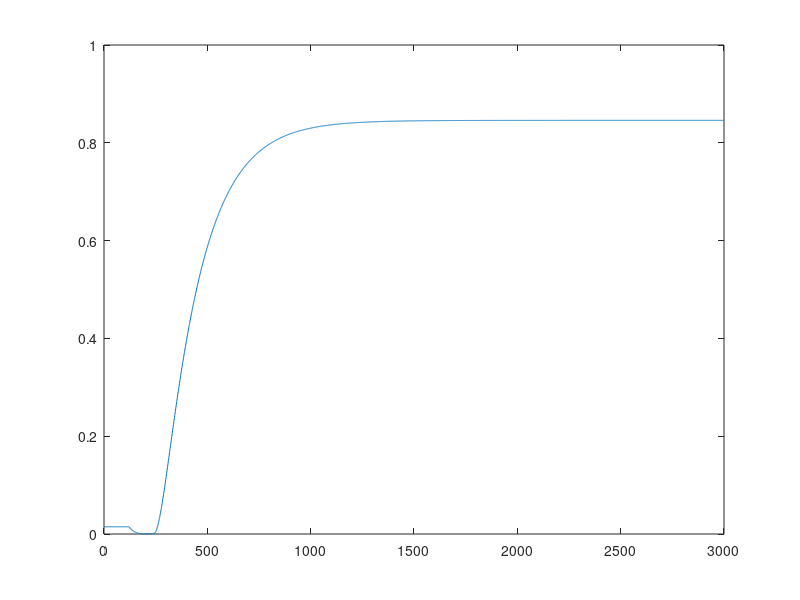

MATLAB code for this plot: (Note: this script raises an error after producing the figure.)
clear; clc;

%Parametry regulatora
Nu = 450;
N = 600;
D = N;
lamb = 100;

%skok wartosci F1
dF1 = 1;

%Parametry obiektu
A1 = 505;
C2 = 0.65;
ap1 = 23; %alfa_1
ap2 = 15; %alfa_2

%Punkt pracy obiektu
tau = 120;
h2_0 = 38.44;
h1_0 = 16.34;
F1 = 78;
FD = 15;

%Objetośc punktu pracy
v2_0 = h2_0^2 * C2;
v1_0 = h1_0 * A1;

t_sym = 3000; %czas symulacji
T = 1; %krok

%warunki_początkowe
kp = 120/T + 2;
ks = max(19,D+7); %chwila skoku wartosci zadania
kk = t_sym/T;
v1(1:kp) = v1_0;
v2(1:kp) = v2_0;
F1in(1:T:t_sym/T) = F1;
FD(1:T:t_sym/T) = FD;


%Wartosc zadana
yzad(1:ks)=78; yzad(ks:kk)=80;


%Symulacja obiektu
for k = kp:t_sym/T
    F1in(k) = F1+dF1;
    v1(k) = v1(k-1) + T*(F1in(k-1-(tau/T)) + FD(k-1) - ap1*sqrt(v1(k-1)/A1));
    v2(k) = v2(k-1) + T*(ap1*sqrt(v1(k-1)/A1) - ap2*(nthroot(v2(k-1)/C2,4)));  
end
%Obliczanie Wysokości na podstawie objętości
h2(:,1) = sqrt(v2 /C2);

%Skok jednostkowy
Yj = h2 - min(h2);
Yj = Yj/dF1;
s = Yj(1:D,:);
plot(Yj)

%Macierz MP
MP=zeros(N,D-1);
for i=1:N
   for j=1:D-1
      if i+j<=D
         MP(i,j)=s(i+j)-s(j);
      else
         MP(i,j)=s(D)-s(j);
      end      
   end
end

%Wyznaczanie macierzy M
M=zeros(N,Nu);
for i=1:N
   for j=1:Nu
      if (i>=j)
         M(i,j)=s(i-j+1);
      end
   end
end

K = ((M'*M + lamb * eye(Nu))^(-1))* M';
DUp = zeros(D-1, 1);
Y = zeros(N,1);

%warunki_początkowe
kp = 300/T + 2;
ks = max(19,D+7); %chwila skoku wartosci zadania
kk = t_sym/T;
v1(1:kp) = v1_0;
v2(1:kp) = v2_0;
F1in(1:1000/T) = F1;
F1in(1000/T:kk) = F1+2;
FD(1:T:t_sym/T) = FD;


%główne wykonanie programu
for k=kp:kk
    for n=1:N
    %yzad dla horyzontu predykcji
        Y_zad(n,1) = yzad(k);
    end
    %symulacja obiektu
    v1(k) = v1(k-1) + T*(F1in(k-1-(tau/T)) + FD(k-1) - ap1*sqrt(v1(k-1)/A1));
    v2(k) = v2(k-1) + T*(ap1*sqrt(v1(k-1)/A1) - ap2*(sqrt(sqrt(v2(k-1)/C2)))); 
    h2(k) = sqrt(v2(k)/C2);
    %stała trajektoria referencyjna
    for n=1:N
        Y(n) = h2(k);
    end
    %DMC
    for n = 1:D-1
        DUp(n) = F1in(k-n) - F1in(k-n-1);
    end
    Yo = MP*DUp+Y;
    DU = K*(Y_zad - Yo);
    F1in(k)=F1in(k-1)+DU(1);   
    wejscie_F1in(k)=F1in(k);
    wyjscie_h2(k)=h2(k); 
end


iteracja = 0:1:kk-1;
%Plot wyjście
figure;
stairs(iteracja, wyjscie_h2)
hold on;
stairs(iteracja, yzad);
hold off;
xlabel('k'); ylabel("y");
